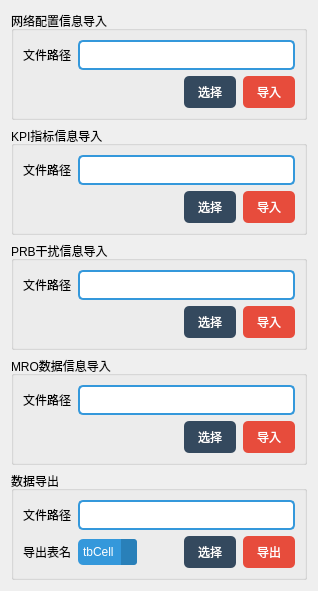
         <widget class="QWidget" name="tab">
          <attribute name="title">
           <string>数据管理</string>
          </attribute>
          <layout class="QVBoxLayout" name="verticalLayout_8">
           <item>
            <widget class="QGroupBox" name="groupBox_11">
             <property name="title">
              <string>网络配置信息导入</string>
             </property>
             <property name="flat">
              <bool>false</bool>
             </property>
             <property name="checkable">
              <bool>false</bool>
             </property>
             <layout class="QVBoxLayout" name="verticalLayout_15">
              <item>
               <layout class="QHBoxLayout" name="horizontalLayout_29">
                <property name="sizeConstraint">
                 <enum>QLayout::SetMinAndMaxSize</enum>
                </property>
                <item>
                 <widget class="QLabel" name="label_20">
                  <property name="sizePolicy">
                   <sizepolicy hsizetype="Fixed" vsizetype="Minimum">
                    <horstretch>0</horstretch>
                    <verstretch>0</verstretch>
                   </sizepolicy>
                  </property>
                  <property name="frameShape">
                   <enum>QFrame::NoFrame</enum>
                  </property>
                  <property name="text">
                   <string>文件路径</string>
                  </property>
                 </widget>
                </item>
                <item>
                 <widget class="QLineEdit" name="importCellEdit">
                  <property name="enabled">
                   <bool>true</bool>
                  </property>
                  <property name="sizePolicy">
                   <sizepolicy hsizetype="Minimum" vsizetype="Fixed">
                    <horstretch>0</horstretch>
                    <verstretch>0</verstretch>
                   </sizepolicy>
                  </property>
                  <property name="focusPolicy">
                   <enum>Qt::NoFocus</enum>
                  </property>
                  <property name="styleSheet">
                   <string notr="true">QLineEdit{border-style:none;padding:5px;border-radius:5px;border:2px solid #DCE4EC;}
QLineEdit{border:2px solid #3498DB;}</string>
                  </property>
                 </widget>
                </item>
               </layout>
              </item>
              <item>
               <layout class="QHBoxLayout" name="horizontalLayout_30">
                <property name="spacing">
                 <number>7</number>
                </property>
                <property name="sizeConstraint">
                 <enum>QLayout::SetMinAndMaxSize</enum>
                </property>
                <item>
                 <spacer name="horizontalSpacer_14">
                  <property name="orientation">
                   <enum>Qt::Horizontal</enum>
                  </property>
                  <property name="sizeHint" stdset="0">
                   <size>
                    <width>40</width>
                    <height>20</height>
                   </size>
                  </property>
                 </spacer>
                </item>
                <item>
                 <widget class="QPushButton" name="chooseFilePath_Cell">
                  <property name="sizePolicy">
                   <sizepolicy hsizetype="Maximum" vsizetype="Fixed">
                    <horstretch>0</horstretch>
                    <verstretch>0</verstretch>
                   </sizepolicy>
                  </property>
                  <property name="layoutDirection">
                   <enum>Qt::LeftToRight</enum>
                  </property>
                  <property name="styleSheet">
                   <string notr="true">QPushButton{border-style:none;padding:7px;border-radius:5px;color:#FFFFFF;background:#34495E;}
QPushButton:hover{color:#F0F0F0;background:#4E6D8C;}QPushButton:pressed{color:#B8C6D1;background:#2D3E50;}
</string>
                  </property>
                  <property name="text">
                   <string>  选择  </string>
                  </property>
                 </widget>
                </item>
                <item>
                 <widget class="QPushButton" name="importCell">
                  <property name="sizePolicy">
                   <sizepolicy hsizetype="Maximum" vsizetype="Fixed">
                    <horstretch>0</horstretch>
                    <verstretch>0</verstretch>
                   </sizepolicy>
                  </property>
                  <property name="layoutDirection">
                   <enum>Qt::LeftToRight</enum>
                  </property>
                  <property name="styleSheet">
                   <string notr="true">QPushButton{border-style:none;padding:7px;border-radius:5px;color:#FFFFFF;background:#E74C3C;}
QPushButton:hover{color:#FFF5E7;background:#EC7064;}QPushButton:pressed{color:#F5A996;background:#DC2D1A;}</string>
                  </property>
                  <property name="text">
                   <string>  导入  </string>
                  </property>
                 </widget>
                </item>
               </layout>
              </item>
             </layout>
            </widget>
           </item>
           <item>
            <widget class="QGroupBox" name="groupBox_10">
             <property name="title">
              <string>KPI指标信息导入</string>
             </property>
             <property name="flat">
              <bool>false</bool>
             </property>
             <property name="checkable">
              <bool>false</bool>
             </property>
             <layout class="QVBoxLayout" name="verticalLayout_14">
              <item>
               <layout class="QHBoxLayout" name="horizontalLayout_27">
                <property name="sizeConstraint">
                 <enum>QLayout::SetMinAndMaxSize</enum>
                </property>
                <item>
                 <widget class="QLabel" name="label_18">
                  <property name="sizePolicy">
                   <sizepolicy hsizetype="Fixed" vsizetype="Minimum">
                    <horstretch>0</horstretch>
                    <verstretch>0</verstretch>
                   </sizepolicy>
                  </property>
                  <property name="frameShape">
                   <enum>QFrame::NoFrame</enum>
                  </property>
                  <property name="text">
                   <string>文件路径</string>
                  </property>
                 </widget>
                </item>
                <item>
                 <widget class="QLineEdit" name="importKPIEdit">
                  <property name="enabled">
                   <bool>true</bool>
                  </property>
                  <property name="sizePolicy">
                   <sizepolicy hsizetype="Minimum" vsizetype="Fixed">
                    <horstretch>0</horstretch>
                    <verstretch>0</verstretch>
                   </sizepolicy>
                  </property>
                  <property name="focusPolicy">
                   <enum>Qt::NoFocus</enum>
                  </property>
                  <property name="styleSheet">
                   <string notr="true">QLineEdit{border-style:none;padding:5px;border-radius:5px;border:2px solid #DCE4EC;}
QLineEdit{border:2px solid #3498DB;}</string>
                  </property>
                 </widget>
                </item>
               </layout>
              </item>
              <item>
               <layout class="QHBoxLayout" name="horizontalLayout_28">
                <property name="spacing">
                 <number>7</number>
                </property>
                <property name="sizeConstraint">
                 <enum>QLayout::SetMinAndMaxSize</enum>
                </property>
                <item>
                 <spacer name="horizontalSpacer_13">
                  <property name="orientation">
                   <enum>Qt::Horizontal</enum>
                  </property>
                  <property name="sizeHint" stdset="0">
                   <size>
                    <width>40</width>
                    <height>20</height>
                   </size>
                  </property>
                 </spacer>
                </item>
                <item>
                 <widget class="QPushButton" name="chooseFilePath_KPI">
                  <property name="sizePolicy">
                   <sizepolicy hsizetype="Maximum" vsizetype="Fixed">
                    <horstretch>0</horstretch>
                    <verstretch>0</verstretch>
                   </sizepolicy>
                  </property>
                  <property name="layoutDirection">
                   <enum>Qt::LeftToRight</enum>
                  </property>
                  <property name="styleSheet">
                   <string notr="true">QPushButton{border-style:none;padding:7px;border-radius:5px;color:#FFFFFF;background:#34495E;}
QPushButton:hover{color:#F0F0F0;background:#4E6D8C;}QPushButton:pressed{color:#B8C6D1;background:#2D3E50;}
</string>
                  </property>
                  <property name="text">
                   <string>  选择  </string>
                  </property>
                 </widget>
                </item>
                <item>
                 <widget class="QPushButton" name="importKPI">
                  <property name="sizePolicy">
                   <sizepolicy hsizetype="Maximum" vsizetype="Fixed">
                    <horstretch>0</horstretch>
                    <verstretch>0</verstretch>
                   </sizepolicy>
                  </property>
                  <property name="layoutDirection">
                   <enum>Qt::LeftToRight</enum>
                  </property>
                  <property name="styleSheet">
                   <string notr="true">QPushButton{border-style:none;padding:7px;border-radius:5px;color:#FFFFFF;background:#E74C3C;}
QPushButton:hover{color:#FFF5E7;background:#EC7064;}QPushButton:pressed{color:#F5A996;background:#DC2D1A;}</string>
                  </property>
                  <property name="text">
                   <string>  导入  </string>
                  </property>
                 </widget>
                </item>
               </layout>
              </item>
             </layout>
            </widget>
           </item>
           <item>
            <widget class="QGroupBox" name="groupBox_9">
             <property name="title">
              <string>PRB干扰信息导入</string>
             </property>
             <property name="flat">
              <bool>false</bool>
             </property>
             <property name="checkable">
              <bool>false</bool>
             </property>
             <layout class="QVBoxLayout" name="verticalLayout_13">
              <item>
               <layout class="QHBoxLayout" name="horizontalLayout_25">
                <property name="sizeConstraint">
                 <enum>QLayout::SetMinAndMaxSize</enum>
                </property>
                <item>
                 <widget class="QLabel" name="label_16">
                  <property name="sizePolicy">
                   <sizepolicy hsizetype="Fixed" vsizetype="Minimum">
                    <horstretch>0</horstretch>
                    <verstretch>0</verstretch>
                   </sizepolicy>
                  </property>
                  <property name="frameShape">
                   <enum>QFrame::NoFrame</enum>
                  </property>
                  <property name="text">
                   <string>文件路径</string>
                  </property>
                 </widget>
                </item>
                <item>
                 <widget class="QLineEdit" name="importPRBEdit">
                  <property name="enabled">
                   <bool>true</bool>
                  </property>
                  <property name="sizePolicy">
                   <sizepolicy hsizetype="Minimum" vsizetype="Fixed">
                    <horstretch>0</horstretch>
                    <verstretch>0</verstretch>
                   </sizepolicy>
                  </property>
                  <property name="focusPolicy">
                   <enum>Qt::NoFocus</enum>
                  </property>
                  <property name="styleSheet">
                   <string notr="true">QLineEdit{border-style:none;padding:5px;border-radius:5px;border:2px solid #DCE4EC;}
QLineEdit{border:2px solid #3498DB;}</string>
                  </property>
                 </widget>
                </item>
               </layout>
              </item>
              <item>
               <layout class="QHBoxLayout" name="horizontalLayout_26">
                <property name="spacing">
                 <number>7</number>
                </property>
                <property name="sizeConstraint">
                 <enum>QLayout::SetMinAndMaxSize</enum>
                </property>
                <item>
                 <spacer name="horizontalSpacer_12">
                  <property name="orientation">
                   <enum>Qt::Horizontal</enum>
                  </property>
                  <property name="sizeHint" stdset="0">
                   <size>
                    <width>40</width>
                    <height>20</height>
                   </size>
                  </property>
                 </spacer>
                </item>
                <item>
                 <widget class="QPushButton" name="chooseFilePath_PRB">
                  <property name="sizePolicy">
                   <sizepolicy hsizetype="Maximum" vsizetype="Fixed">
                    <horstretch>0</horstretch>
                    <verstretch>0</verstretch>
                   </sizepolicy>
                  </property>
                  <property name="layoutDirection">
                   <enum>Qt::LeftToRight</enum>
                  </property>
                  <property name="styleSheet">
                   <string notr="true">QPushButton{border-style:none;padding:7px;border-radius:5px;color:#FFFFFF;background:#34495E;}
QPushButton:hover{color:#F0F0F0;background:#4E6D8C;}QPushButton:pressed{color:#B8C6D1;background:#2D3E50;}
</string>
                  </property>
                  <property name="text">
                   <string>  选择  </string>
                  </property>
                 </widget>
                </item>
                <item>
                 <widget class="QPushButton" name="importPRB">
                  <property name="sizePolicy">
                   <sizepolicy hsizetype="Maximum" vsizetype="Fixed">
                    <horstretch>0</horstretch>
                    <verstretch>0</verstretch>
                   </sizepolicy>
                  </property>
                  <property name="layoutDirection">
                   <enum>Qt::LeftToRight</enum>
                  </property>
                  <property name="styleSheet">
                   <string notr="true">QPushButton{border-style:none;padding:7px;border-radius:5px;color:#FFFFFF;background:#E74C3C;}
QPushButton:hover{color:#FFF5E7;background:#EC7064;}QPushButton:pressed{color:#F5A996;background:#DC2D1A;}</string>
                  </property>
                  <property name="text">
                   <string>  导入  </string>
                  </property>
                 </widget>
                </item>
               </layout>
              </item>
             </layout>
            </widget>
           </item>
           <item>
            <widget class="QGroupBox" name="groupBox_8">
             <property name="title">
              <string>MRO数据信息导入</string>
             </property>
             <property name="flat">
              <bool>false</bool>
             </property>
             <property name="checkable">
              <bool>false</bool>
             </property>
             <layout class="QVBoxLayout" name="verticalLayout_12">
              <item>
               <layout class="QHBoxLayout" name="horizontalLayout_17">
                <property name="sizeConstraint">
                 <enum>QLayout::SetMinAndMaxSize</enum>
                </property>
                <item>
                 <widget class="QLabel" name="label_9">
                  <property name="sizePolicy">
                   <sizepolicy hsizetype="Fixed" vsizetype="Minimum">
                    <horstretch>0</horstretch>
                    <verstretch>0</verstretch>
                   </sizepolicy>
                  </property>
                  <property name="frameShape">
                   <enum>QFrame::NoFrame</enum>
                  </property>
                  <property name="text">
                   <string>文件路径</string>
                  </property>
                 </widget>
                </item>
                <item>
                 <widget class="QLineEdit" name="importMROEdit">
                  <property name="enabled">
                   <bool>true</bool>
                  </property>
                  <property name="sizePolicy">
                   <sizepolicy hsizetype="Minimum" vsizetype="Fixed">
                    <horstretch>0</horstretch>
                    <verstretch>0</verstretch>
                   </sizepolicy>
                  </property>
                  <property name="focusPolicy">
                   <enum>Qt::NoFocus</enum>
                  </property>
                  <property name="styleSheet">
                   <string notr="true">QLineEdit{border-style:none;padding:5px;border-radius:5px;border:2px solid #DCE4EC;}
QLineEdit{border:2px solid #3498DB;}</string>
                  </property>
                 </widget>
                </item>
               </layout>
              </item>
              <item>
               <layout class="QHBoxLayout" name="horizontalLayout_24">
                <property name="spacing">
                 <number>7</number>
                </property>
                <property name="sizeConstraint">
                 <enum>QLayout::SetMinAndMaxSize</enum>
                </property>
                <item>
                 <spacer name="horizontalSpacer_11">
                  <property name="orientation">
                   <enum>Qt::Horizontal</enum>
                  </property>
                  <property name="sizeHint" stdset="0">
                   <size>
                    <width>40</width>
                    <height>20</height>
                   </size>
                  </property>
                 </spacer>
                </item>
                <item>
                 <widget class="QPushButton" name="chooseFilePath_MRO">
                  <property name="sizePolicy">
                   <sizepolicy hsizetype="Maximum" vsizetype="Fixed">
                    <horstretch>0</horstretch>
                    <verstretch>0</verstretch>
                   </sizepolicy>
                  </property>
                  <property name="layoutDirection">
                   <enum>Qt::LeftToRight</enum>
                  </property>
                  <property name="styleSheet">
                   <string notr="true">QPushButton{border-style:none;padding:7px;border-radius:5px;color:#FFFFFF;background:#34495E;}
QPushButton:hover{color:#F0F0F0;background:#4E6D8C;}QPushButton:pressed{color:#B8C6D1;background:#2D3E50;}
</string>
                  </property>
                  <property name="text">
                   <string>  选择  </string>
                  </property>
                 </widget>
                </item>
                <item>
                 <widget class="QPushButton" name="importMRO">
                  <property name="sizePolicy">
                   <sizepolicy hsizetype="Maximum" vsizetype="Fixed">
                    <horstretch>0</horstretch>
                    <verstretch>0</verstretch>
                   </sizepolicy>
                  </property>
                  <property name="layoutDirection">
                   <enum>Qt::LeftToRight</enum>
                  </property>
                  <property name="styleSheet">
                   <string notr="true">QPushButton{border-style:none;padding:7px;border-radius:5px;color:#FFFFFF;background:#E74C3C;}
QPushButton:hover{color:#FFF5E7;background:#EC7064;}QPushButton:pressed{color:#F5A996;background:#DC2D1A;}</string>
                  </property>
                  <property name="text">
                   <string>  导入  </string>
                  </property>
                 </widget>
                </item>
               </layout>
              </item>
             </layout>
            </widget>
           </item>
           <item>
            <widget class="QGroupBox" name="groupBox_12">
             <property name="title">
              <string>数据导出</string>
             </property>
             <property name="flat">
              <bool>false</bool>
             </property>
             <property name="checkable">
              <bool>false</bool>
             </property>
             <layout class="QVBoxLayout" name="verticalLayout_16">
              <item>
               <layout class="QHBoxLayout" name="horizontalLayout_31">
                <property name="sizeConstraint">
                 <enum>QLayout::SetMinAndMaxSize</enum>
                </property>
                <item>
                 <widget class="QLabel" name="label_22">
                  <property name="sizePolicy">
                   <sizepolicy hsizetype="Fixed" vsizetype="Minimum">
                    <horstretch>0</horstretch>
                    <verstretch>0</verstretch>
                   </sizepolicy>
                  </property>
                  <property name="frameShape">
                   <enum>QFrame::NoFrame</enum>
                  </property>
                  <property name="text">
                   <string>文件路径</string>
                  </property>
                 </widget>
                </item>
                <item>
                 <widget class="QLineEdit" name="exportFilePathEdit">
                  <property name="sizePolicy">
                   <sizepolicy hsizetype="Minimum" vsizetype="Fixed">
                    <horstretch>0</horstretch>
                    <verstretch>0</verstretch>
                   </sizepolicy>
                  </property>
                  <property name="focusPolicy">
                   <enum>Qt::NoFocus</enum>
                  </property>
                  <property name="styleSheet">
                   <string notr="true">QLineEdit{border-style:none;padding:5px;border-radius:5px;border:2px solid #DCE4EC;}
QLineEdit{border:2px solid #3498DB;}</string>
                  </property>
                 </widget>
                </item>
               </layout>
              </item>
              <item>
               <layout class="QHBoxLayout" name="horizontalLayout_32">
                <property name="spacing">
                 <number>7</number>
                </property>
                <property name="sizeConstraint">
                 <enum>QLayout::SetMinAndMaxSize</enum>
                </property>
                <item>
                 <widget class="QLabel" name="label_29">
                  <property name="sizePolicy">
                   <sizepolicy hsizetype="Fixed" vsizetype="Minimum">
                    <horstretch>0</horstretch>
                    <verstretch>0</verstretch>
                   </sizepolicy>
                  </property>
                  <property name="frameShape">
                   <enum>QFrame::NoFrame</enum>
                  </property>
                  <property name="text">
                   <string>导出表名</string>
                  </property>
                 </widget>
                </item>
                <item>
                 <widget class="QComboBox" name="tableName">
                  <property name="sizePolicy">
                   <sizepolicy hsizetype="Maximum" vsizetype="Fixed">
                    <horstretch>0</horstretch>
                    <verstretch>0</verstretch>
                   </sizepolicy>
                  </property>
                  <property name="styleSheet">
                   <string notr="true">QComboBox{border-style:none;padding:5px;border-radius:5px; color:#FFFFFF;background:#3498DB;
selection-background-color: #3498DB;
}

QComboBox:hover, QPushButton:hover
{
    color:#E5FEFF;background:#5DACE4
}

QComboBox::drop-down {
color:#E5FEFF;background:#2980B9;
    border-left-width: 0px;
     border-left-style: solid; /* just a single line */
     border-top-right-radius: 3px; /* same radius as the QComboBox */
     border-bottom-right-radius: 3px;
     padding-left: 10px;
}

QComboBox::down-arrow {
    image: url(:/misc/down_arrow_2);
}</string>
                  </property>
                  <property name="currentIndex">
                   <number>0</number>
                  </property>
                  <item>
                   <property name="text">
                    <string>tbCell</string>
                   </property>
                  </item>
                 </widget>
                </item>
                <item>
                 <spacer name="horizontalSpacer_15">
                  <property name="orientation">
                   <enum>Qt::Horizontal</enum>
                  </property>
                  <property name="sizeHint" stdset="0">
                   <size>
                    <width>40</width>
                    <height>20</height>
                   </size>
                  </property>
                 </spacer>
                </item>
                <item>
                 <widget class="QPushButton" name="chooseExportPath">
                  <property name="sizePolicy">
                   <sizepolicy hsizetype="Maximum" vsizetype="Fixed">
                    <horstretch>0</horstretch>
                    <verstretch>0</verstretch>
                   </sizepolicy>
                  </property>
                  <property name="layoutDirection">
                   <enum>Qt::LeftToRight</enum>
                  </property>
                  <property name="styleSheet">
                   <string notr="true">QPushButton{border-style:none;padding:7px;border-radius:5px;color:#FFFFFF;background:#34495E;}
QPushButton:hover{color:#F0F0F0;background:#4E6D8C;}QPushButton:pressed{color:#B8C6D1;background:#2D3E50;}
</string>
                  </property>
                  <property name="text">
                   <string>  选择  </string>
                  </property>
                 </widget>
                </item>
                <item>
                 <widget class="QPushButton" name="exportTable">
                  <property name="sizePolicy">
                   <sizepolicy hsizetype="Maximum" vsizetype="Fixed">
                    <horstretch>0</horstretch>
                    <verstretch>0</verstretch>
                   </sizepolicy>
                  </property>
                  <property name="layoutDirection">
                   <enum>Qt::LeftToRight</enum>
                  </property>
                  <property name="styleSheet">
                   <string notr="true">QPushButton{border-style:none;padding:7px;border-radius:5px;color:#FFFFFF;background:#E74C3C;}
QPushButton:hover{color:#FFF5E7;background:#EC7064;}QPushButton:pressed{color:#F5A996;background:#DC2D1A;}</string>
                  </property>
                  <property name="text">
                   <string>  导出  </string>
                  </property>
                 </widget>
                </item>
               </layout>
              </item>
             </layout>
            </widget>
           </item>
          </layout>
         </widget>
